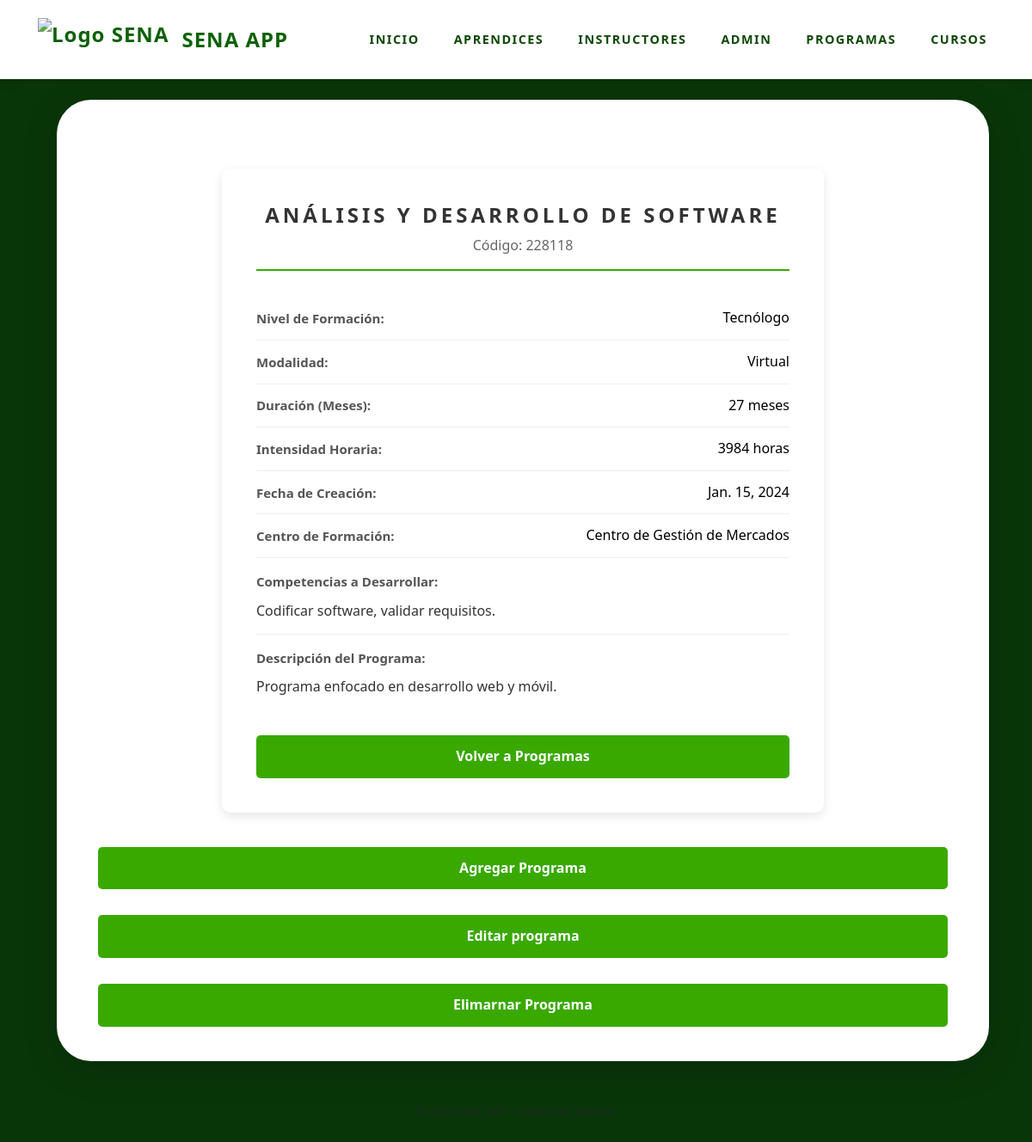
/programas/details/1, run on the app's committed database.
### programas/models.py (models this page shows, shortened)
class Programa(models.Model):
    NIVEL_FORMACION_CHOICES = [
        ('AUX', 'Auxiliar'),
        ('OPE', 'Operario'),
        ('TEC', 'Técnico'),
        ('TGL', 'Tecnólogo'),
        ('ESP', 'Especialización Tecnológica'),
        ('COM', 'Complementario'),
    ]
    MODALIDAD_CHOICES = [
        ('PRE', 'Presencial'),
        ('VIR', 'Virtual'),
        ('MIX', 'Mixta'),
    ]
    ESTADO_CHOICES = [
        ('ACT', 'Activo'),
        ('INA', 'Inactivo'),
        ('SUS', 'Suspendido'),
        ('CAN', 'Cancelado'),
 ]
    codigo = models.CharField(max_length=20, unique=True, verbose_name="Código del Programa")
    nombre = models.CharField(max_length=200, verbose_name="Nombre del Programa")
    nivel_formacion = models.CharField(max_length=3, choices=NIVEL_FORMACION_CHOICES, verbose_name="Nivel de Formación")
    modalidad = models.CharField(max_length=3, choices=MODALIDAD_CHOICES, default='PRE', verbose_name="Modalidad")
    duracion_meses = models.PositiveIntegerField(verbose_name="Duración en Meses")
    duracion_horas = models.PositiveIntegerField(verbose_name="Duración en Horas")
    descripcion = models.TextField(verbose_name="Descripción del Programa")
    codigo = models.CharField(max_length=20, unique=True, verbose_name="Código del Programa")
    nombre = models.CharField(max_length=200, verbose_name="Nombre del Programa")
    nivel_formacion = models.CharField(max_length=3, choices=NIVEL_FORMACION_CHOICES, verbose_name="Nivel de Formación")
    modalidad = models.CharField(max_length=3, choices=MODALIDAD_CHOICES, default='PRE', verbose_name="Modalidad")
    duracion_meses = models.PositiveIntegerField(verbose_name="Duración en Meses")
    duracion_horas = models.PositiveIntegerField(verbose_name="Duración en Horas")
    descripcion = models.TextField(verbose_name="Descripción del Programa")
    competencias = models.TextField(verbose_name="Competencias a Desarrollar")
    perfil_egreso = models.TextField(verbose_name="Perfil de Egreso")
    requisitos_ingreso = models.TextField(verbose_name="Requisitos de Ingreso")
    centro_formacion = models.CharField(max_length=200, verbose_name="Centro de Formación")
    regional = models.CharField(max_length=100, verbose_name="Regional")
    estado = models.CharField(max_length=3, choices=ESTADO_CHOICES, default='ACT', verbose_name="Estado")
    fecha_creacion = models.DateField(verbose_name="Fecha de Creación del Programa")
    fecha_registro = models.DateTimeField(auto_now_add=True, verbose_name="Fecha de Registro")
    class Meta:
        verbose_name = "Programa de Formación"
        verbose_name_plural = "Programas de Formación"
        ordering = ['nombre']

### programas/views.py (the view)
# urls.py: path('programas/details/<int:id>', views.details, name='details'),
def details(request, id):
  myprograma = Programa.objects.get(id=id)
  template = loader.get_template('details_programas.html')
  context = {
    'myprograma': myprograma,
  }
  return HttpResponse(template.render(context, request))

### programas/templates/details_programas.html (shortened to what this page needs)
{% extends "master.html" %}
{% block content %}
<div class="card-container">
    <div class="card-header">
        <h1>{{ myprograma.nombre }}</h1>
        <div class="card-subtitle">Código: {{ myprograma.codigo }}</div>
    </div>
    <div class="detail-row">
        <span class="inf">Nivel de Formación:</span>
        <span class="value">{{ myprograma.get_nivel_formacion_display }}</span>
    </div>
    <div class="detail-row">
        <span class="inf">Modalidad:</span>
        <span class="value">{{ myprograma.get_modalidad_display }}</span>
    </div>
    <div class="detail-row">
        <span class="inf">Duración (Meses):</span>
        <span class="value">{{ myprograma.duracion_meses }} meses</span>
    </div>
    <div class="detail-row">
        <span class="inf">Intensidad Horaria:</span>
        <span class="value">{{ myprograma.duracion_horas }} horas</span>
    </div>
    <div class="detail-row">
        <span class="inf">Fecha de Creación:</span>
        <span class="value">{{ myprograma.fecha_creacion }}</span>
    </div>
    <div class="detail-row">
        <span class="inf">Centro de Formación:</span>
        <span class="value">{{ myprograma.centro_formacion }}</span>
    </div>
    <div class="detail-block">
        <span class="inf">Competencias a Desarrollar:</span>
        <span class="block-value">{{ myprograma.competencias }}</span>
    </div>
    <div class="detail-block" style="border-bottom: none;">
        <span class="inf">Descripción del Programa:</span>
        <span class="block-value">{{ myprograma.descripcion }}</span>
    </div>
    <a href="/programas" class="btn-back"> Volver a Programas</a>
</div>
    <a href="{% url 'programas:agregar_programa' %}" class="btn-back">Agregar Programa</a>
    <a href="{% url 'programas:editar_programa' myprograma.id %}" class="btn-back"> Editar programa</a>
    <a href="{% url 'programas:eliminar_programa' myprograma.id%}" class="btn-back">Elimarnar Programa</a>
{% endblock %}

### aprendices/templates/master.html (shortened to what this page needs)
<!DOCTYPE html>
<html lang="es">
<head>
    {% load bootstrap5 %}
    {% bootstrap_css %}
</head>
<body>
    <nav class="navbar navbar-expand-lg navbar-light sticky-top">
        <div class="container">
            <a class="navbar-brand" href="/">
                <img src="https://upload.wikimedia.org/wikipedia/commons/thumb/8/83/Sena_Colombia_logo.svg/1200px-Sena_Colombia_logo.svg.png" alt="Logo SENA">
                SENA APP
            </a>
            <div class="collapse navbar-collapse justify-content-end" id="navbarNav">
                <div class="navbar-nav">
                    <a class="nav-link" href="/">Inicio</a>
                    <a class="nav-link" href="/aprendices">Aprendices</a>
                    <a class="nav-link" href="/instructores">Instructores</a>
                    <a class="nav-link" href="/admin">ADMIN</a>
                    <a class="nav-link" href="/programas">programas</a>
                    <a class="nav-link" href="/cursos">Cursos</a>
                </div>
            </div>
        </div>
    </nav>
    <div class="container">
        <div class="main-container">
            {% block content %}
            {% endblock %}
        </div>
    </div>
    <footer class="text-center py-4 text-muted" style="font-size: 0.8rem;">
        <p>&copy; 2025 SENA APP - Sistema de Gestión</p>
    </footer>
</body>
</html>

### aprendices/templates/master.html (style rules this page uses)
* { margin: 0; padding: 5; box-sizing: border-box; }
body { background-color: #093609; font-family: 'Segoe UI', Tahoma, Geneva, Verdana, sans-serif; color: #2c2a2a; line-height: 1.6; }
.navbar { background-color: #ffffff; box-shadow: 0 2px 15px rgba(0, 0, 0, 0.1); padding: 1rem 2rem; position: sticky; top: 0; z-index: 1000; }
.navbar-brand { font-weight: 700; letter-spacing: 1px; color: #0c6104 !important; font-size: 1.5rem; transition: color 0.3s ease; display: flex; align-items: center; }
.navbar-brand img { height: 50px; width: auto; margin-right: 15px; transition: transform 0.3s ease; }
.nav-link { font-size: 0.9rem; text-transform: uppercase; letter-spacing: 1.5px; font-weight: 600; color: #0e4808 !important; margin-left: 1.5rem; padding: 0.5rem 1rem; border-radius: 10px; transition: all 0.3s ease; }
.main-container { background-color: #ffffff; border-radius: 40px; box-shadow: 0 10px 40px rgba(0, 0, 0, 0.15); padding: 5rem 4rem; margin: 1.5rem; margin-bottom: 1.5rem; min-height: 85vh; width: calc(100% - 3rem); animation: fadeIn 0.5s ease; }
h1 { font-weight: 300; font-size: 2.5rem; margin-bottom: 1.5rem; color: #0c6104; letter-spacing: 4px; }
@media (max-width: 1200px) { .main-container { width: calc(100% - 2rem); margin: 3 rem; padding: 2.5rem 3rem; } }

### programas/templates/details_programas.html (style rules this page uses)
.card-container { max-width: 700px; margin: 40px auto; background-color: #ffffff; border-radius: 10px; box-shadow: 0 4px 12px rgba(0,0,0,0.1); padding: 40px; font-family: 'Segoe UI', Tahoma, Geneva, Verdana, sans-serif; }
.card-header { text-align: center; margin-bottom: 30px; border-bottom: 2px solid #39A900; padding-bottom: 15px; }
.card-header h1 { margin: 0; color: #333; font-size: 24px; text-transform: uppercase; font-weight: 700; }
.card-subtitle { color: #666; font-size: 1rem; margin-top: 8px; font-weight: 500; }
.detail-row { display: flex; justify-content: space-between; align-items: center; padding: 12px 0; border-bottom: 1px solid #eee; }
.detail-block { padding: 15px 0; border-bottom: 1px solid #eee; }
.inf { font-weight: bold; color: #555; font-size: 15px; }
.value { color: #000; font-weight: 500; text-align: right; }
.block-value { display: block; margin-top: 8px; color: #333; line-height: 1.5; text-align: justify; }
.btn-back { display: block; width: 100%; text-align: center; background-color: #39A900; color: white; padding: 12px; text-decoration: none; border-radius: 5px; margin-top: 30px; font-weight: bold; transition: background 0.3s; }

### data on the page
Programa: nombre "ANÁLISIS Y DESARROLLO DE SOFTWARE", codigo "228118", nivel_formacion "Tecnólogo", modalidad "Virtual", duracion_meses "27", duracion_horas "3984", fecha_creacion "Jan. 15, 2024", centro_formacion "Centro de Gestión de Mercados", competencias "Codificar software, validar requisitos.", descripcion "Programa enfocado en desarrollo web y móvil."
